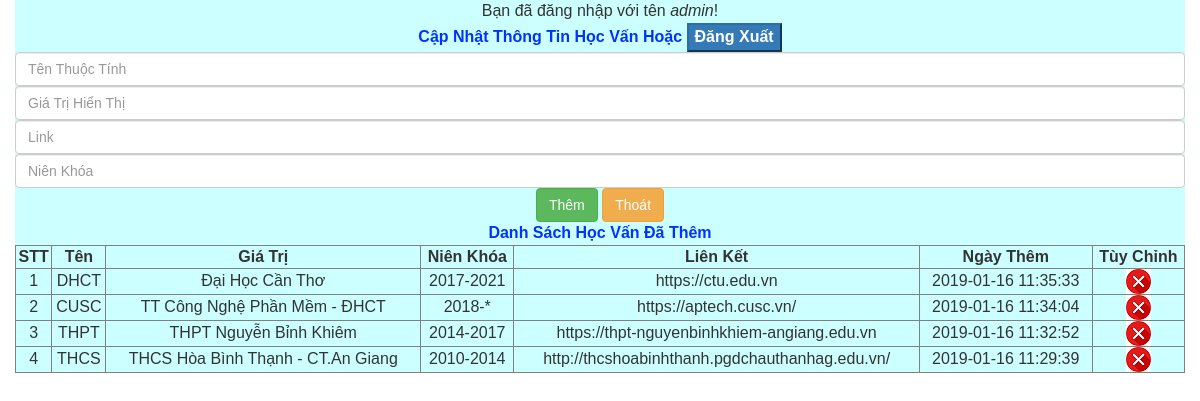
/admin_Education.php (signed in), run on the app's committed database.
### tables this page shows
CREATE TABLE `education` (
  `Edu_id` int(11) NOT NULL,
  `Edu_Ten` text NOT NULL,
  `Edu_GiaTri` text NOT NULL,
  `Edu_link` text NOT NULL,
  `Edu_NienKhoa` text NOT NULL,
  `Edu_NgayThem` datetime NOT NULL
);

### admin_Education.php (the view, shortened to what this page needs)
<!DOCTYPE html >
<html xmlns="http://www.w3.org/1999/xhtml">
<head>
   <link rel="stylesheet" href="https://maxcdn.bootstrapcdn.com/bootstrap/3.3.7/css/bootstrap.min.css">
   <link rel="stylesheet" href="style.css" type="text/css">
</head>
<?php
	include_once('Connect.php');
?>
<body>
<div class="container">
	<div class="row text-center">
    <marquee>Bạn đã đăng nhập với tên <em><?php echo $_SESSION["user"]; ?></em>!</marquee>
    <div class="col-lg-12 title">
      <form name="formLogOut" action="" enctype="multipart/form-data" method="post" id="formLogOut">
      	Cập Nhật Thông Tin Học Vấn Hoặc
      	<input name="btnDangXuat" type="submit" class="btn-primary" id="btnDangXuat" value="Đăng Xuất">
      </form>
    </div>
    <div class="col-lg-12">
  	<form action="" method="post" enctype="multipart/form-data" name="formHocVan" id="formHocVan">
    	<div class="row"><input name="txtTen" class="form-control" type="text" required placeholder="Tên Thuộc Tính" id="txtTen"></div>
      <div class="row"><input name="txtGiaTri" class="form-control" type="text" required placeholder="Giá Trị Hiển Thị" id="txtGiaTri"></div>
      <div class="row"><input name="txtLink" class="form-control" type="text" required placeholder="Link" id="txtLink"></div>
      <div class="row"><input required name="txtNienKhoa" class="form-control" type="text" placeholder="Niên Khóa" id="txtNienKhoa"></div>
      <div class="row"><input name="btnThem" class="btn btn-success" type="submit" id="btnThem" value="Thêm">&nbsp;<input name="btnThoat" class="btn btn-warning" type="button" id="btnThoat" value="Thoát" onclick="window.location='index.php'"></div>
    </form>
  	</div>
    <div class="col-lg-12">
    	<div class="row title">Danh Sách Học Vấn Đã Thêm</div>
      <div class="row">
      	<table width="100%" border="1">
          <tr>
            <td align="center"><strong>STT</strong></td>
            <td align="center"><strong>Tên</strong></td>
            <td align="center"><strong>Giá Trị</strong></td>
            <td align="center"><strong>Niên Khóa</strong></td>
            <td align="center"><strong>Liên Kết</strong></td>
            <td align="center"><strong>Ngày Thêm</strong></td>
            <td align="center"><strong>Tùy Chỉnh</strong></td>
          </tr>
          <?php
						$Result = mysqli_query($Conn,"select * from education ORDER BY Edu_id DESC;") or die(mysqli_connect_error($Conn));
						$stt=1;
						while ($Row=mysqli_fetch_array($Result,MYSQLI_ASSOC)){
					?>
          <tr>
            <td align="center"><?php echo $stt; ?></td>
            <td><?php echo $Row['Edu_Ten']; ?></td>
            <td><?php echo $Row['Edu_GiaTri']; ?></td>
            <td align="center"><?php echo $Row['Edu_NienKhoa']; ?></td>
            <td ><?php echo $Row['Edu_link']; ?></td>
            <td align="center"><?php echo $Row['Edu_NgayThem']; ?></td>
            <td align="center"><a href="admin_Education.php?id=<?php echo $Row['Edu_id'];?>"><img src="img/icon/x-button.png"/></a></td>
          </tr>
          <?php $stt++;}?>
        </table>
      </div>
    </div>
  </div>
</div>
</body>
</html>

### style.css (style rules this page uses)
.container { background:#CFF; font-family:Verdana, Geneva, sans-serif; font-size:16px; }
.title { color:#03F; font-weight:bold; }

### data on the page
education: Edu_Ten "DHCT", Edu_GiaTri "Đại Học Cần Thơ", Edu_NienKhoa "2017-2021", Edu_link "https://ctu.edu.vn", Edu_NgayThem "2019-01-16 11:35:33"
education: Edu_Ten "CUSC", Edu_GiaTri "TT Công Nghệ Phần Mềm - ĐHCT", Edu_NienKhoa "2018-*", Edu_link "https://aptech.cusc.vn/", Edu_NgayThem "2019-01-16 11:34:04"
education: Edu_Ten "THPT", Edu_GiaTri "THPT Nguyễn Bỉnh Khiêm", Edu_NienKhoa "2014-2017", Edu_link "https://thpt-nguyenbinhkhiem-angiang.edu.vn", Edu_NgayThem "2019-01-16 11:32:52"
education: Edu_Ten "THCS", Edu_GiaTri "THCS Hòa Bình Thạnh - CT.An Giang", Edu_NienKhoa "2010-2014", Edu_link "http://thcshoabinhthanh.pgdchauthanhag.edu.vn/", Edu_NgayThem "2019-01-16 11:29:39"

### other printed values
$_SESSION["user"] "admin"
